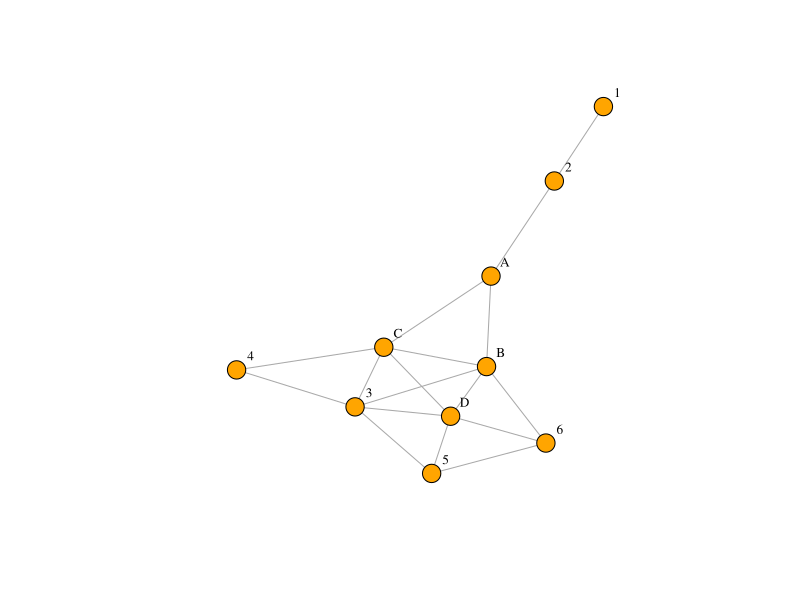
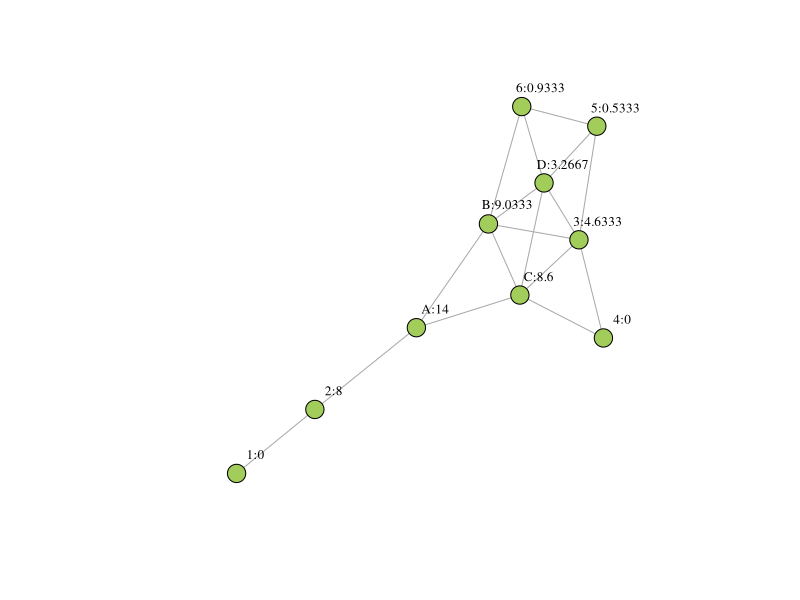
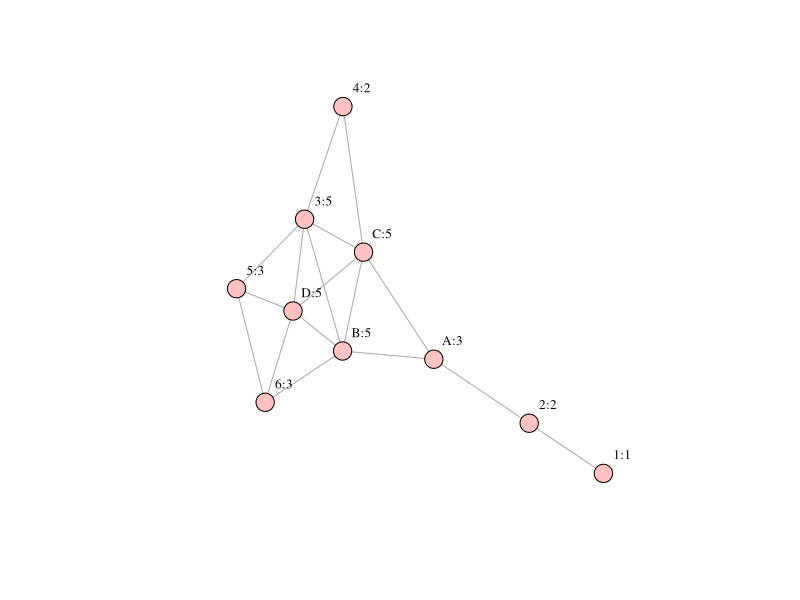
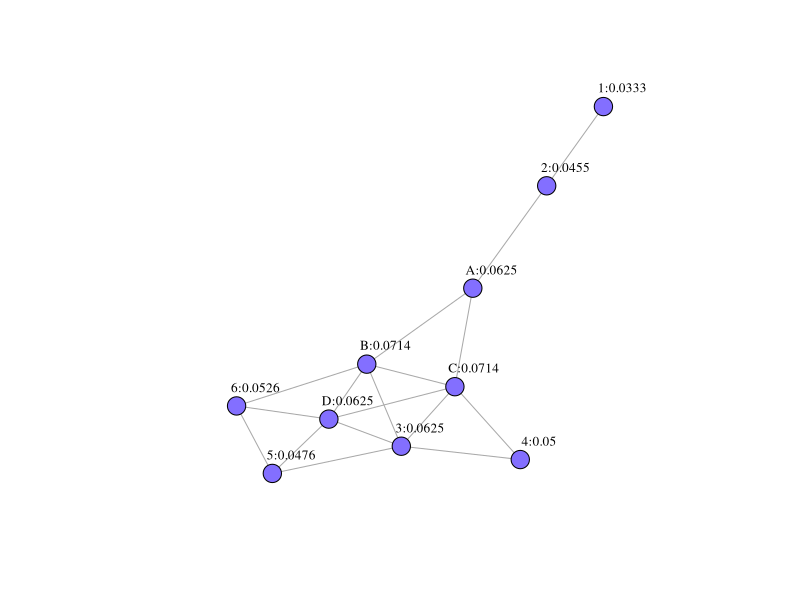

Generate these figures, in order, with R:
## ---- chunk 1
options(tinytex.verbose = TRUE)
## ---- chunk 2
library(readr)
library(igraph)
library(ggraph)
## ---- chunk 3
from_ <- c("1","2","3","3","3","3","3","4","5","5","6","6","D","D","B","B","A")
to_ <- c("2","A","D","C","B","4","5","C","D","6","D","B","B","C","C","A","C")

egde <- data.frame(from = from_, to=to_)
g <- graph_from_data_frame(egde, directed=FALSE)
g
## ---- chunk 4
plot(g, layout=layout.fruchterman.reingold,
    vertex.size = 10,
    vertex.label = V(g)$name, # Set the labels (Node)
    vertex.label.cex = 0.8,   # Slightly smaller font
    vertex.label.dist = 1.5,  # Offset the labels
    vertex.label.color = "black",
    vertex.color = "orange")
## ---- chunk 5
bc <- betweenness(g)
bc
## ---- chunk 6
V(g)$betweenness <- round(betweenness(g),4)
label1 <- paste(V(g)$name,V(g)$betweenness,sep=":")
  
plot(g, layout=layout.fruchterman.reingold,
    vertex.size = 10,          
    vertex.label = label1, # Set the labels (Node:betweenness)
    vertex.label.cex = 0.8,   
    vertex.label.dist = 2,  
    vertex.label.color = "black",
    vertex.color = "darkolivegreen3")
## ---- chunk 7
dc <- degree(g)
dc
## ---- chunk 8
V(g)$degree <- degree(g)
label2 <- paste(V(g)$name,V(g)$degree,sep=":")
  
plot(g, layout=layout.fruchterman.reingold,
    vertex.size = 10,          
    vertex.label = label2, # Set the labels (Node:degree)
    vertex.label.cex = 0.8,   
    vertex.label.dist = 2,  
    vertex.label.color = "black",
    vertex.color = "rosybrown1")
## ---- chunk 9
cc <- closeness(g)
cc
## ---- chunk 10
V(g)$closeness <- round(closeness(g),4)
label3 <- paste(V(g)$name,V(g)$closeness,sep=":")
  
plot(g, layout=layout.fruchterman.reingold,
    vertex.size = 10,          
    vertex.label = label3, # Set the labels (Node:closeness)
    vertex.label.cex = 0.8,   
    vertex.label.dist = 2,  
    vertex.label.color = "black",
    vertex.color = "slateblue1")
